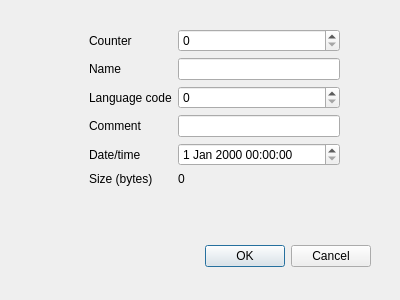
<?xml version="1.0" encoding="UTF-8"?>
<ui version="4.0">
 <class>EnterSaveDetailsDialog</class>
 <widget class="QDialog" name="EnterSaveDetailsDialog">
  <property name="geometry">
   <rect>
    <x>0</x>
    <y>0</y>
    <width>400</width>
    <height>300</height>
   </rect>
  </property>
  <property name="windowTitle">
   <string>Sega Saturn RAM Backup parser</string>
  </property>
  <widget class="QDialogButtonBox" name="buttonBox">
   <property name="geometry">
    <rect>
     <x>30</x>
     <y>240</y>
     <width>341</width>
     <height>32</height>
    </rect>
   </property>
   <property name="orientation">
    <enum>Qt::Horizontal</enum>
   </property>
   <property name="standardButtons">
    <set>QDialogButtonBox::Cancel|QDialogButtonBox::Ok</set>
   </property>
  </widget>
  <widget class="QWidget" name="formLayoutWidget">
   <property name="geometry">
    <rect>
     <x>89</x>
     <y>29</y>
     <width>251</width>
     <height>171</height>
    </rect>
   </property>
   <layout class="QFormLayout" name="formLayout">
    <property name="fieldGrowthPolicy">
     <enum>QFormLayout::AllNonFixedFieldsGrow</enum>
    </property>
    <item row="2" column="0">
     <widget class="QLabel" name="label">
      <property name="text">
       <string>Name</string>
      </property>
     </widget>
    </item>
    <item row="2" column="1">
     <widget class="QLineEdit" name="lineEdit_2"/>
    </item>
    <item row="3" column="0">
     <widget class="QLabel" name="label_2">
      <property name="text">
       <string>Language code</string>
      </property>
     </widget>
    </item>
    <item row="4" column="0">
     <widget class="QLabel" name="label_3">
      <property name="text">
       <string>Comment</string>
      </property>
     </widget>
    </item>
    <item row="4" column="1">
     <widget class="QLineEdit" name="lineEdit_3"/>
    </item>
    <item row="5" column="0">
     <widget class="QLabel" name="label_4">
      <property name="text">
       <string>Date/time</string>
      </property>
     </widget>
    </item>
    <item row="5" column="1">
     <widget class="QDateTimeEdit" name="dateTimeEdit"/>
    </item>
    <item row="1" column="0">
     <widget class="QLabel" name="label_5">
      <property name="text">
       <string>Counter</string>
      </property>
     </widget>
    </item>
    <item row="1" column="1">
     <widget class="QSpinBox" name="spinBox">
      <property name="maximum">
       <number>255</number>
      </property>
     </widget>
    </item>
    <item row="3" column="1">
     <widget class="QSpinBox" name="spinBox_2">
      <property name="maximum">
       <number>255</number>
      </property>
     </widget>
    </item>
    <item row="6" column="0">
     <widget class="QLabel" name="label_6">
      <property name="text">
       <string>Size (bytes)</string>
      </property>
     </widget>
    </item>
    <item row="6" column="1">
     <widget class="QLabel" name="label_7">
      <property name="text">
       <string>0</string>
      </property>
     </widget>
    </item>
   </layout>
  </widget>
 </widget>
 <resources/>
 <connections>
  <connection>
   <sender>buttonBox</sender>
   <signal>accepted()</signal>
   <receiver>EnterSaveDetailsDialog</receiver>
   <slot>accept()</slot>
   <hints>
    <hint type="sourcelabel">
     <x>248</x>
     <y>254</y>
    </hint>
    <hint type="destinationlabel">
     <x>157</x>
     <y>274</y>
    </hint>
   </hints>
  </connection>
  <connection>
   <sender>buttonBox</sender>
   <signal>rejected()</signal>
   <receiver>EnterSaveDetailsDialog</receiver>
   <slot>reject()</slot>
   <hints>
    <hint type="sourcelabel">
     <x>316</x>
     <y>260</y>
    </hint>
    <hint type="destinationlabel">
     <x>286</x>
     <y>274</y>
    </hint>
   </hints>
  </connection>
 </connections>
</ui>
